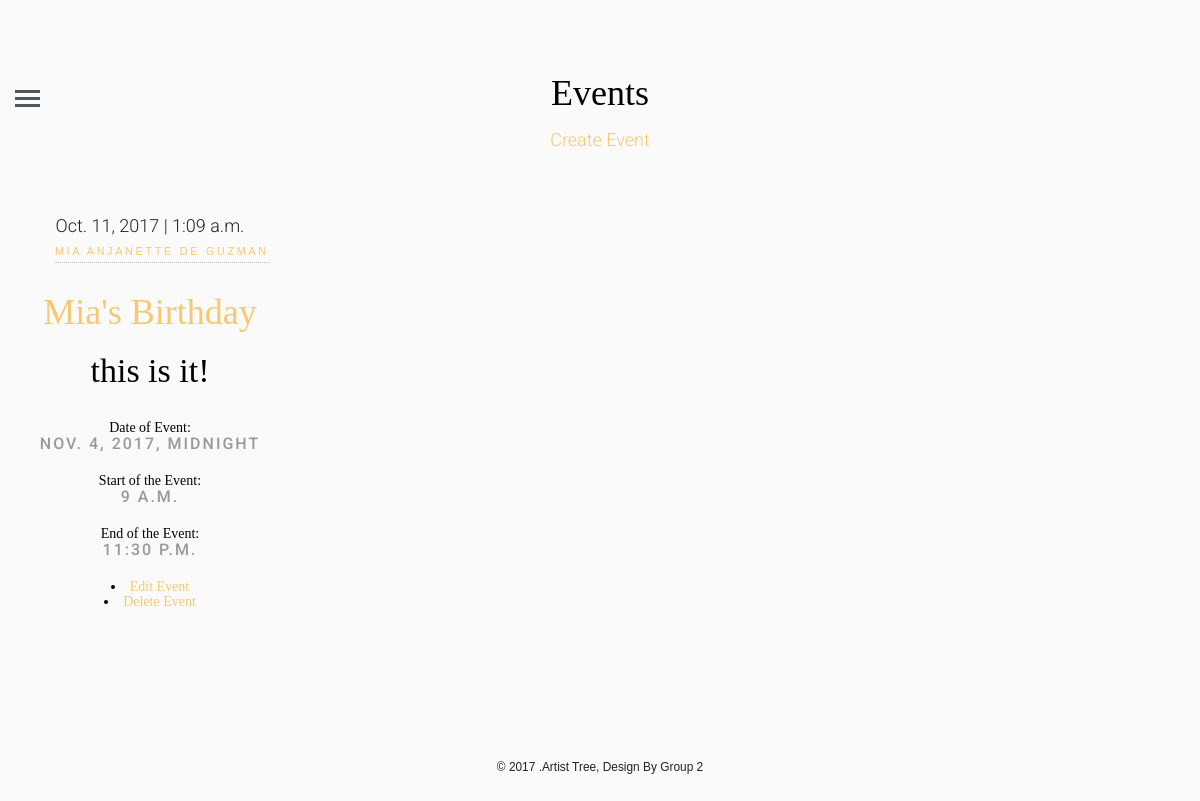
/artisttree/profile/event (signed in), run on the app's committed database.
### artisttree/models.py (models this page shows, shortened)
class Event(models.Model):
    user = models.ForeignKey(User)
    eventname = models.CharField(max_length=50)
    description = models.CharField(max_length=200)
    eventdate = models.DateTimeField()
    eventstart = models.TimeField()
    eventend = models.TimeField()
    date_posted = models.DateField(auto_now=True)
    time_posted = models.TimeField(auto_now=True)
    event_pic =models.ImageField(blank=True,upload_to='event_pics')

### artisttree/views.py (the view)
def event1(request):
    user = User.objects.get(id=request.session['user_id'])
    event = Event.objects.filter(user=request.session['user_id']).order_by('-date_posted', '-time_posted')
    userprofileinfo = UserProfileInfo.objects.get(user_id=request.session['user_id'])
    return render(request, 'artisttree/eventprofile.html', {'event': event, 'userprofilepic':userprofileinfo,'user':user})

### artisttree/templates/artisttree/eventprofile.html (shortened to what this page needs)
<!DOCTYPE html>
 <html class="no-js">
	<head>
		{% load staticfiles %}
    <link rel="stylesheet" type="text/css" href="{% static 'profile/css/plugin.css' %}">
    <link rel="stylesheet" type="text/css" href="{% static 'profile/css/style.css' %}">
	<link rel="stylesheet" href="{% static 'event/css/animate.css' %}">
	<link rel="stylesheet" href="../../static/event/css/icomoon.css">
	<link rel="stylesheet" href="../../static/event/css/bootstrap.css">
	<link rel="stylesheet" href="../../static/event/css/style.css">
	</head>
	<body>
	<header id="fh5co-header">
		<div class="container-fluid">
			<div class="row">
				<a href="#" class="js-fh5co-nav-toggle fh5co-nav-toggle"><i></i></a>
				<div class="col-lg-12 col-md-12 text-center">
					<h1 id="fh5co-logo"><a href="{% url 'artisttree:event' %}">Events</a></h1>
				</div>
				<div class="col-lg-12 col-md-12 text-center">
				<a href="{% url 'artisttree:create_event' %}" class="waves-effect waves-light btn-large">Create Event</a>
				</div>
			</div>
		</div>
	</header>
	<div class="container-fluid">
		<div class="row fh5co-post-entry">
			{%if event.count > 0%}
					{% for eventsingle in event %}
					<article class="col-lg-3 col-md-3 col-sm-3 col-xs-6 col-xxs-12 animate-box">
					<time class="published" datetime="2015-11-01">{{ eventsingle.date_posted }} | {{eventsingle.time_posted}}</time> <br/>
					<a href="/artisttree/profile/{{eventsingle.user.id}}" class="author"><span class="name">{{eventsingle.user.first_name}} {{eventsingle.user.last_name}}</span>
						<h1 class="fh5co-article-title"><a href="/artisttree/event/{{eventsingle.id}}">{{eventsingle.eventname}}</a></h1>
				<h2 class="fh5co-article-title"><a href="/artisttree/event/{{eventsingle.id}}">{{eventsingle.description|lower|truncatewords:"3"}}</a></h2>
				<h5> Date of Event: <span class="fh5co-meta fh5co-date">{{eventsingle.eventdate}}</span>
				Start of the Event: <span class="fh5co-meta fh5co-date">{{eventsingle.eventstart}}</span>
				End of the Event: <span class="fh5co-meta fh5co-date">{{eventsingle.eventend}}</span>
                    <li><a href="/artisttree/event/{{eventsingle.id}}/edit">Edit Event</a></li>
                    <li><a href="/artisttree/event/{{eventsingle.id}}/delete">Delete Event</a></li>
				</h5>
			</article>
					{%endfor%}
            {%else%}
                     <p>No Event</p>
            {%endif%}
	</div>
	<footer id="fh5co-footer">
                                <p><small>&copy; 2017 .Artist Tree, Design By Group 2</small></p>
	</footer>
    <link rel="stylesheet" href="{% static 'js/datetimewidgets/bootstrap-datepicker/css/bootstrap-datepicker.min.css' %}">
    <link rel="stylesheet" href="{% static 'js/datetimewidgets/jonthornton-timepicker/jquery.timepicker.css' %}">
	</body>
</html>

### artisttree/static/profile/css/style.css (style rules this page uses)
body { font-family: "Poppins", sans-serif; background: #fafafa !important; }
html { position: relative; min-height: 100%; }
a { text-decoration: none !important; color: #1abc9c; }
p { font-size: 14px; font-family: "Poppins", sans-serif; }

### artisttree/static/event/css/style.css (style rules this page uses)
html { background: #fff; }
body { font-family: "Roboto", arial, sans-serif; font-size: 18px; font-weight: 300; line-height: 1.8; color: #222; background: #fff; }
a { color: #f7c873; -webkit-transition: 0.5s; -o-transition: 0.5s; transition: 0.5s; }
h1, h2, h3, h4, h5, h6 { font-family: "Playfair Display", times, serif; color: #000; }
p { margin-bottom: 30px; }
#fh5co-header { padding: 3em 3em; float: left; width: 100%; }
@media screen and (max-width: 1200px) { #fh5co-header { padding-left: 15px; padding-right: 15px; } }
#fh5co-header .fh5co-nav-toggle { position: absolute; top: 4.2em; left: 3em; z-index: 99; }
@media screen and (max-width: 1200px) { #fh5co-header .fh5co-nav-toggle { top: 4em; left: 15px; } }
#fh5co-header #fh5co-logo { text-align: center; }
#fh5co-header #fh5co-logo a { color: #000; }
.fh5co-post-entry article { text-align: center; float: left; margin-bottom: 110px; padding-left: 3em; padding-right: 3em; }
@media screen and (max-width: 1200px) { .fh5co-post-entry article { margin-bottom: 80px; padding-left: 15px; padding-right: 15px; } }
.fh5co-post-entry article h2 { font-family: "Playfair Display", times, serif; font-size: 34px; color: #000; margin-bottom: 30px; }
.fh5co-post-entry article h2 a { color: #000; }
.fh5co-post-entry article .fh5co-meta { font-size: 16px; font-family: "Roboto", arial, sans-serif; color: #999999; margin-bottom: 20px; display: block; }
.fh5co-post-entry article .fh5co-meta.fh5co-date { text-transform: uppercase; letter-spacing: 2px; }
#fh5co-footer { padding: 3em 0; text-align: center; }
.js .to-animate, .js .to-animate-2, .js .animate-box { opacity: 0; }
.fh5co-nav-toggle { width: 25px; height: 25px; cursor: pointer; text-decoration: none; }
.fh5co-nav-toggle i { position: relative; display: -moz-inline-stack; display: inline-block; zoom: 1; *display: inline; width: 25px; height: 3px; color: #535659; font: bold 14px/.4 Helvetica; text-transform: uppercase; text-indent: -55px; background: #535659; transition: all .2s ease-out; }
.fh5co-nav-toggle i::before, .fh5co-nav-toggle i::after { content: ''; width: 25px; height: 3px; background: #535659; position: absolute; left: 0; -webkit-transition: 0.2s; -o-transition: 0.2s; transition: 0.2s; }
.fh5co-nav-toggle i::before { top: -7px; }
.fh5co-nav-toggle i::after { bottom: -7px; }
.fh5co-nav-toggle { position: absolute; top: 18px; left: 0; z-index: 21; padding: 6px 0 0 0; display: block; margin: 0 auto; display: block; height: 44px; width: 25px; border-bottom: none !important; }
.author { display: -moz-flex; display: -webkit-flex; display: -ms-flex; display: flex; -moz-flex-direction: row; -webkit-flex-direction: row; -ms-flex-direction: row; flex-direction: row; -moz-align-items: center; -webkit-align-items: center; -ms-align-items: center; align-items: center; -moz-justify-content: -moz-flex-end; -webkit-justify-content: -webkit-flex-end; -ms-justify-content: -ms-flex-end; justify-content: flex-end; border-bottom: 0; font-family: "Raleway", Helvetica, sans-serif; font-size: 0.6em; font-weight: 400; letter-spacing: 0.25em; text-transform: uppercase; white-space: nowrap; }
.author .name { -moz-transition: border-bottom-color 0.2s ease; -webkit-transition: border-bottom-color 0.2s ease; -ms-transition: border-bottom-color 0.2s ease; transition: border-bottom-color 0.2s ease; border-bottom: dotted 1px rgba(160, 160, 160, 0.65); display: block; margin: 0 1.5em 0 0; }

### data on the page
Event: date_posted "Oct. 11, 2017", time_posted "1:09 a.m.", user.first_name "MIA ANJANETTE", user.last_name "DE GUZMAN", eventname "Mia's Birthday", description "this is it!", eventdate "NOV. 4, 2017, MIDNIGHT", eventstart "9 A.M.", eventend "11:30 P.M."
